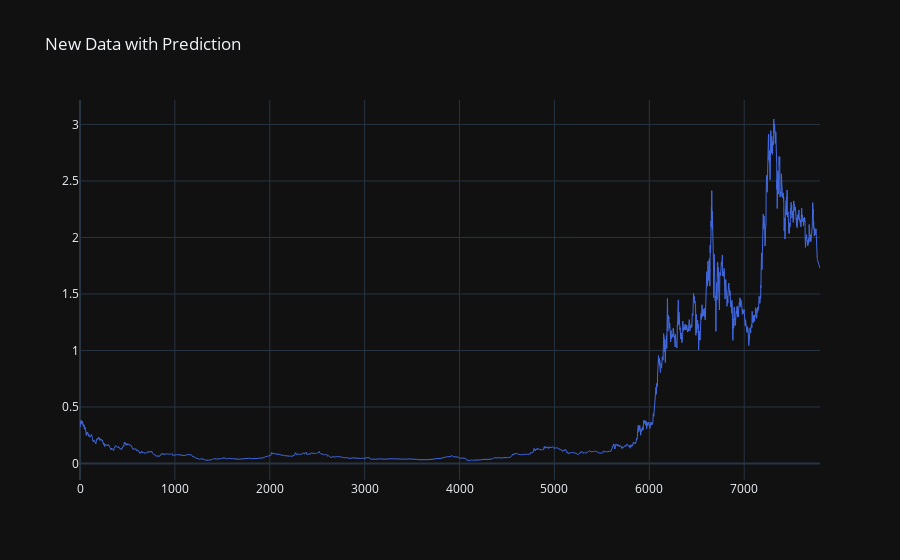

Notebook code cell kept with this figure:
### Code cell
old_data = normalized_data.tolist()
old_data.extend(X_output_2d)
# plt.figure(figsize=(15, 7))
# plt.plot(scaler.inverse_transform(old_data))
# plt.show()

fig = go.Figure()
fig.add_trace(go.Scatter(y=scaler.inverse_transform(old_data).flatten(), name=f'Last {time_step} Data',
                         line=dict(color='royalblue', width=1)))
fig.update_layout(template="plotly_dark",
                  title="New Data with Prediction")
fig.show()

### Figure 1 — Plotly figure (JSON) as saved in the notebook; plotly's stock layout.template omitted (floating-point values rounded to 4 significant figures; data arrays with more than 128 entries replaced by an {"elided": "..."} marker saying what was removed)
{"data": [{"line": {"color": "royalblue", "width": 1}, "name": "Last 100 Data", "type": "scatter", "y": {"elided": "7800 float values"}}], "layout": {"title": {"text": "New Data with Prediction"}}}
